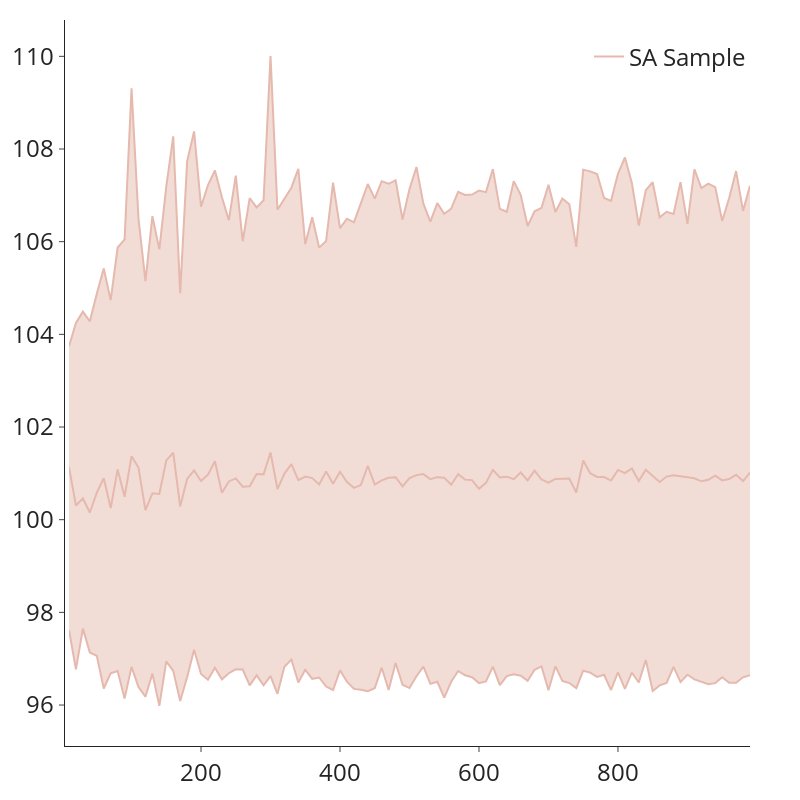

The notebook cell saved with this chart:
### Code cell
fig = go.Figure()


output = "f_out"

colorscale = [
    "rgba(229, 185, 173, 1)",
    "rgba(177, 199, 179, 1)",
    "rgba(241, 234, 200, 1)",
    "rgba(0, 147, 146, 1)",
    "rgba(114, 170, 161, 1)",
    "rgba(229, 185, 173, 1)",
    "rgba(217, 137, 148, 1)",
    "rgba(208, 88, 126, 1)",
]

# row_col = [(1, 1), (1, 2), (2, 1), (2, 2)]
# for j, (p_name, name) in enumerate(zip(PRETTY_COLUMNS, SI_COLUMNS)):
fig = go.Figure()


i = 0
fig.add_trace(

    go.Scatter(
        x=labels,
        y=plus_minus[0],
        showlegend=False,
        # fill="tonexty",
        line=dict(color=colorscale[i]),
    ),
    # row=row_col[j][0],
    # col=row_col[j][1],
)
fig.add_trace(
    go.Scatter(
        x=labels,
        y=plus_minus[1],
        showlegend=False,
        line=dict(color=colorscale[i]),
        fill="tonexty",
    ),
    # row=row_col[j][0],
    # col=row_col[j][1],
)

fig.add_trace(
    go.Scatter(
        x=labels,
        y=mean,
        name="SA Sample",
        showlegend=True,
        line=dict(color=colorscale[i]),
    ),
    # row=row_col[j][0],
    # col=row_col[j][1],
    # fill="tonexty"
)

        # if row_col[j][0] == 1:

        #     fig.update_layout(
        #         **{
        #             "xaxis{}".format(j + 1): dict(
        #                 title="Number of Simulations" if row_col[j][0] == 1 else "",
        #                 dtick=10000,
        #                 tickformat="d",
        #                 tickangle=45,
        #                 # showexponent="all",
        #                 # exponentformat="e",
        #             ),
        #             "yaxis{}".format(j + 1): dict(
        #                 title=r"Sensitivity Index" if row_col[j][1] == 0 else "",
        #                 range=[0, 1],
        #             ),
        #             # "yaxis": dict(title=r"Sensitivity Index", range=[0, 1]),
        #         }
        #         # tickvals=tickvals,
        #     )

fig.update_layout(
    template="simple_white",
    # font_family="helvetica",
    font_family="Open Sans",
    title_font_family="Open Sans",
    title_font_size=24,
    font_size=24,
    height=800,
    width=800,
    barmode="stack",
    # bargap=0.15,
    legend=dict(yanchor="top", y=0.98, xanchor="right", x=1, orientation="h"),
    margin=dict(l=50, r=50, b=20, t=20, pad=4),
    # yaxis=dict(
    #     # title=r"Sensitivity Index",
    #     range=[0, 1],
    # ),
    # yaxis3=dict(
    #     title=r"Sensitivity Index",
    #     range=[0, 1],
    # ),
)

fig.update_annotations(font=dict(family="Open Sans", size=24))
fig.write_image("STs_All.png", scale=2, width=800, height=800)

fig.show()

### Figure 1 — Plotly figure (JSON) as saved in the notebook; plotly's stock layout.template omitted (floating-point values rounded to 4 significant figures)
{"data": [{"line": {"color": "rgba(229, 185, 173, 1)"}, "showlegend": false, "type": "scatter", "x": [10, 20, 30, 40, 50, 60, 70, 80, 90, 100, 110, 120, 130, 140, 150, 160, 170, 180, 190, 200, 210, 220, 230, 240, 250, 260, 270, 280, 290, 300, 310, 320, 330, 340, 350, 360, 370, 380, 390, 400, 410, 420, 430, 440, 450, 460, 470, 480, 490, 500, 510, 520, 530, 540, 550, 560, 570, 580, 590, 600, 610, 620, 630, 640, 650, 660, 670, 680, 690, 700, 710, 720, 730, 740, 750, 760, 770, 780, 790, 800, 810, 820, 830, 840, 850, 860, 870, 880, 890, 900, 910, 920, 930, 940, 950, 960, 970, 980, 990], "y": [97.61, 96.77, 97.65, 97.14, 97.06, 96.36, 96.68, 96.73, 96.14, 96.82, 96.39, 96.18, 96.68, 95.98, 96.94, 96.74, 96.09, 96.6, 97.19, 96.67, 96.54, 96.81, 96.55, 96.69, 96.77, 96.77, 96.42, 96.64, 96.42, 96.62, 96.24, 96.83, 96.98, 96.49, 96.76, 96.57, 96.59, 96.4, 96.33, 96.75, 96.5, 96.35, 96.33, 96.3, 96.36, 96.81, 96.32, 96.91, 96.44, 96.37, 96.62, 96.83, 96.46, 96.5, 96.16, 96.5, 96.73, 96.64, 96.6, 96.47, 96.51, 96.83, 96.43, 96.62, 96.66, 96.63, 96.52, 96.76, 96.84, 96.32, 96.84, 96.52, 96.47, 96.37, 96.74, 96.7, 96.61, 96.65, 96.33, 96.7, 96.35, 96.7, 96.49, 96.97, 96.3, 96.42, 96.48, 96.82, 96.5, 96.65, 96.55, 96.5, 96.45, 96.47, 96.6, 96.48, 96.48, 96.6, 96.64]}, {"fill": "tonexty", "line": {"color": "rgba(229, 185, 173, 1)"}, "showlegend": false, "type": "scatter", "x": [10, 20, 30, 40, 50, 60, 70, 80, 90, 100, 110, 120, 130, 140, 150, 160, 170, 180, 190, 200, 210, 220, 230, 240, 250, 260, 270, 280, 290, 300, 310, 320, 330, 340, 350, 360, 370, 380, 390, 400, 410, 420, 430, 440, 450, 460, 470, 480, 490, 500, 510, 520, 530, 540, 550, 560, 570, 580, 590, 600, 610, 620, 630, 640, 650, 660, 670, 680, 690, 700, 710, 720, 730, 740, 750, 760, 770, 780, 790, 800, 810, 820, 830, 840, 850, 860, 870, 880, 890, 900, 910, 920, 930, 940, 950, 960, 970, 980, 990], "y": [103.7, 104.2, 104.5, 104.3, 104.9, 105.4, 104.7, 105.9, 106.0, 109.3, 106.5, 105.1, 106.6, 105.8, 107.2, 108.3, 104.9, 107.7, 108.4, 106.8, 107.2, 107.5, 107.0, 106.5, 107.4, 106.0, 106.9, 106.7, 106.9, 110.0, 106.7, 106.9, 107.2, 107.6, 105.9, 106.5, 105.9, 106.0, 107.3, 106.3, 106.5, 106.4, 106.8, 107.2, 106.9, 107.3, 107.2, 107.3, 106.5, 107.1, 107.6, 106.8, 106.4, 106.8, 106.6, 106.7, 107.1, 107.0, 107.0, 107.1, 107.1, 107.6, 106.7, 106.6, 107.3, 107.0, 106.3, 106.7, 106.7, 107.2, 106.6, 106.9, 106.8, 105.9, 107.6, 107.5, 107.5, 106.9, 106.9, 107.5, 107.8, 107.3, 106.3, 107.1, 107.3, 106.5, 106.6, 106.6, 107.3, 106.4, 107.6, 107.2, 107.3, 107.2, 106.4, 106.9, 107.5, 106.7, 107.2]}, {"line": {"color": "rgba(229, 185, 173, 1)"}, "name": "SA Sample", "showlegend": true, "type": "scatter", "x": [10, 20, 30, 40, 50, 60, 70, 80, 90, 100, 110, 120, 130, 140, 150, 160, 170, 180, 190, 200, 210, 220, 230, 240, 250, 260, 270, 280, 290, 300, 310, 320, 330, 340, 350, 360, 370, 380, 390, 400, 410, 420, 430, 440, 450, 460, 470, 480, 490, 500, 510, 520, 530, 540, 550, 560, 570, 580, 590, 600, 610, 620, 630, 640, 650, 660, 670, 680, 690, 700, 710, 720, 730, 740, 750, 760, 770, 780, 790, 800, 810, 820, 830, 840, 850, 860, 870, 880, 890, 900, 910, 920, 930, 940, 950, 960, 970, 980, 990], "y": [101.1, 100.3, 100.5, 100.2, 100.6, 100.9, 100.3, 101.1, 100.5, 101.4, 101.1, 100.2, 100.6, 100.6, 101.3, 101.4, 100.3, 100.9, 101.1, 100.8, 101.0, 101.3, 100.6, 100.8, 100.9, 100.7, 100.7, 101.0, 101.0, 101.4, 100.7, 101.0, 101.2, 100.9, 100.9, 100.9, 100.8, 101.0, 100.8, 101.0, 100.8, 100.7, 100.7, 101.2, 100.8, 100.8, 100.9, 100.9, 100.7, 100.9, 101.0, 101.0, 100.9, 100.9, 100.9, 100.8, 101.0, 100.9, 100.9, 100.7, 100.8, 101.1, 100.9, 100.9, 100.9, 101.0, 100.8, 101.1, 100.9, 100.8, 100.9, 100.9, 100.9, 100.6, 101.3, 101.0, 100.9, 100.9, 100.8, 101.1, 101.0, 101.1, 100.8, 101.1, 101.0, 100.8, 100.9, 101.0, 100.9, 100.9, 100.9, 100.8, 100.9, 101.0, 100.8, 100.9, 101.0, 100.8, 101.0]}], "layout": {"barmode": "stack", "font": {"family": "Open Sans", "size": 24}, "height": 800, "legend": {"orientation": "h", "x": 1, "xanchor": "right", "y": 0.98, "yanchor": "top"}, "margin": {"b": 20, "l": 50, "pad": 4, "r": 50, "t": 20}, "title": {"font": {"family": "Open Sans", "size": 24}}, "width": 800}}
